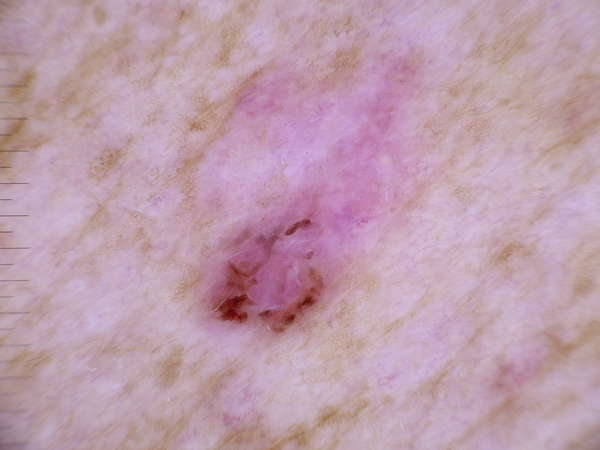
#> input picture app/contoh/contoh_bcc.jpg, 600 x 450 px
$ python -i features.py   (imports and definitions only)
#> lines starting #> are read from the running program, lines starting #| are printed output that depends on the picture
#> further down, picture is the input picture: PIL image 600x450 RGB; mean R, G, B 189.8, 157.2, 171.7
"""
features.py
===========
Ekstraksi fitur untuk model KLASIK (SVM dan Random Forest).

Analogi sederhana
-----------------
Bayangkan kita memberi tahu seseorang "sebutkan ciri-ciri yang membuat foto
iniMirip dengan foto lesi melanoma". Orang itu tidak akan menjawab "warnanya
sedikit cokelat di tengah"; dia akan menjawab "tepi-tepinya tidak rata, ada
pola seperti jaring di tengah, warnanya tidak merata".

Tugas modul ini persis seperti itu: mengubah gambar (yang tidak bisa dibaca
komputer secara langsung) menjadi daftar angka yang menggambarkan "ciri".

Dua ciri yang kita pakai
-------------------------
1. HOG (Histogram of Oriented Gradients)
   Mengukur ARAH DAN KEKUATAN GARIS di setiap bagian kecil gambar.
   Analoginya seperti menyinari gambar dari samping: bagian yang warnanya
   berubah tajam (tepi lesi) akan menghasilkan banyak garis yang mengarah ke
   arah tepi itu. Lesi dengan tepi tidak rata akan punya pola garis yang
   tidak teratur.

2. Histogram Warna
   Menghitung berapa banyak piksel tiap warna (merah/hijau/biru pada
   rentang tertentu) di gambar. Melanoma cenderung lebih gelap, lebih
   cokelat, dan warnanya tidak merata dibanding mola biasa.

Kenapa HOG + Histogram, bukan piksel mentah?
---------------------------------------------
Piksel mentah (128*128*3 = 49.152 fitur per gambar) membuat SVM dan
Random Forest:
  - sangat lambat (dimension tinggi =IFICATE curse of dimensionality)
  - mudah overfit, karena model bisa saja menghafal posisi piksel
HOG + histogram hanya menghasilkan 1.812 fitur yang sudah
merangkum "ciri penting", sehingga lebih cepat, lebih general, dan
lebih mudah dijelaskan saat tanya jawab.
"""

from __future__ import annotations

import numpy as np
import pandas as pd
from tqdm import tqdm

from . import config as C

from PIL import Image
from skimage.feature import hog


# ---------------------------------------------------------------------------
# 1. EKSTRAKSI HOG DARI SATU GAMBAR
# ---------------------------------------------------------------------------
def extract_hog_single(
    img: Image.Image,
    orientations: int = C.HOG_ORIENTATIONS,
    pixels_per_cell: tuple = C.HOG_PIXELS_PER_CELL,
    cells_per_block: tuple = C.HOG_CELLS_PER_BLOCK,
) -> np.ndarray:
    """
    Menghitung vektor HOG dari satu gambar PIL.

    Parameter:
      img             : gambar PIL (harus sudah di-resize)
      orientations    : jumlah arah orientasi gradien yang dibedakan (9)
      pixels_per_cell : ukuran sel dalam piksel (16x16)
      cells_per_block : jumlah sel per blok (2x2)

    Kenapa `transform_sqrt=True`?
      HOG standar membandingkan ||gradien|| DAN ||gradien||^2. Yang kuadrat
      menekankan piksel dengan gradien sangat kuat (titik kontras tinggi),
      dan transformasi akar membuatnya lebih seimbang terhadap perbedaan
      pencahayaan. Ini parameter default skimage yang sudah tervalidasi.
    """
#> called with orientations = 9, pixels_per_cell = (16, 16), cells_per_block = (2, 2)
    # HOG butuh gambar grayscale: bentuk (tinggi, lebar)
    gray = np.asarray(img.convert("L"), dtype=np.float32)
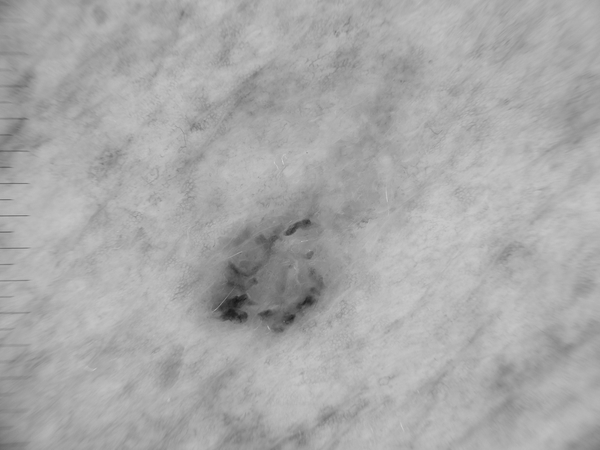
#> gray: shape (450, 600) float32; min 22, max 208, mean 168.6

    features = hog(
        gray,
        orientations=orientations,
        pixels_per_cell=pixels_per_cell,
        cells_per_block=cells_per_block,
        block_norm="L2-Hys",
        transform_sqrt=True,
        feature_vector=True,
    )
    return features.astype(np.float32)


# ---------------------------------------------------------------------------
# 2. EKSTRAKSI HISTOGRAM WARNA DARI SATU GAMBAR
# ---------------------------------------------------------------------------
def extract_color_histogram(
    img: Image.Image,
    bins: int = C.HIST_BINS,
) -> np.ndarray:
    """
    Menghitung histogram warna per kanal RGB.

    Setiap kanal (R, G, B) dipecah menjadi `bins` rentang nilai 0-255.
    Hasilnya 3 * bins angka, masing-masing menyatakan "berapa persen piksel
    pada gambar ini punya intensitas merah di rentang tertentu".

    Normalisasi ke rentang [0, 1] dilakukan supaya:
      - tidak ada kanal yang mendominasi karena skalanya berbeda
      - semua fitur punya skala yang sama saat dipakai SVM (StandardScaler)
    """
#> called with bins = 16
    arr = np.asarray(img.convert("RGB"), dtype=np.float32)  # (H, W, 3)
    hist = []
    for channel in range(3):  # 0=R, 1=G, 2=B
        counts, _ = np.histogram(
            arr[:, :, channel],
            bins=bins,
            range=(0.0, 256.0),
            density=False,
        )
        hist.append(counts.astype(np.float32))
#> after the loop, hist = 3 items
    hist = np.concatenate(hist)
#> hist = 48 values, max 136176 at index 12, min 0 at index 0, mean 16875
    # Normalisasi L1: jumlah semua bin = 1.0 (proporsi piksel)
    total = hist.sum()
#> total = 810000
    if total > 0:
        hist = hist / total
#> hist = 48 values, max 0.168 at index 12, min 0 at index 0, mean 0.0208
    return hist.astype(np.float32)


# ---------------------------------------------------------------------------
# 3. EKSTRAKSI GABUNGAN UNTUK SATU GAMBAR
# ---------------------------------------------------------------------------
def extract_features_single(
    img: Image.Image,
    img_size: int = C.IMG_SIZE_CLASSIC,
    hist_bins: int = C.HIST_BINS,
) -> np.ndarray:
    """
    Menggabungkan HOG + histogram warna menjadi SATU vektor fitur.

    Urutan bagian vektor: [HOG (bagian 1), Histogram RGB (bagian 2)].
    Panjang setiap bagian dicatat di konstanta modul supaya evaluation
    bisa memotong dengan benar jika perlu.
    """
    hog_feat = extract_hog_single(img)
    hist_feat = extract_color_histogram(img, bins=hist_bins)
#> hist_feat has the same summary as hist in extract_color_histogram
    return np.concatenate([hog_feat, hist_feat])


# [4 lines left out: function hog_dim, not called in this run]


def hist_dim(hist_bins: int = C.HIST_BINS) -> int:
    """Panjang vektor histogram warna."""
    return 3 * hist_bins


# [88 lines left out: functions feature_slice_boundaries, extract_features_for_table, not called in this run]

>>> from PIL import Image
>>> picture = Image.open('../app/contoh/contoh_bcc.jpg')
>>> result = extract_features_single(picture)

$ run again, on app/contoh/contoh_melanoma.jpg
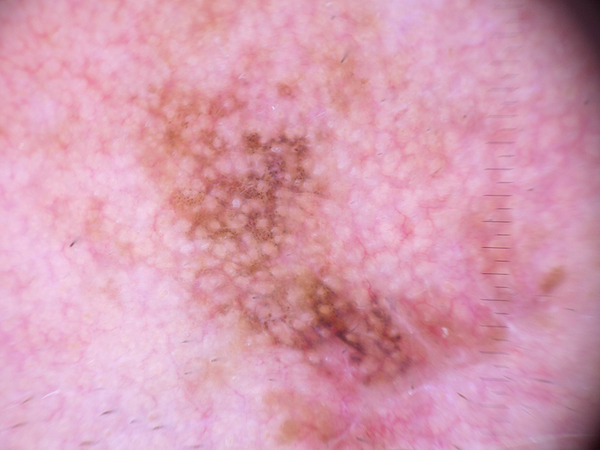
#> input picture app/contoh/contoh_melanoma.jpg, 600 x 450 px
#> picture is the input picture: PIL image 600x450 RGB; mean R, G, B 214.7, 156.4, 176.8
#> in extract_hog_single, `gray = np.asarray(img.convert("L"), dtype=np.float32)`:
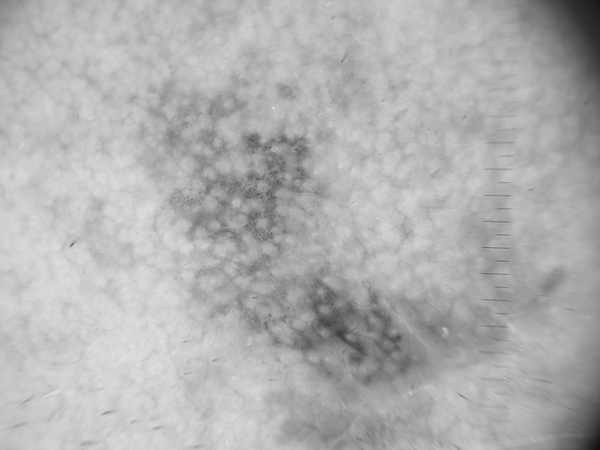
#> gray: shape (450, 600) float32; min 16, max 230, mean 176.1
#> after the loop in extract_color_histogram, `for channel in range(3):`: hist = 3 items
#> in extract_color_histogram, `hist = np.concatenate(hist)`: hist = 48 values, max 110789 at index 14, min 0 at index 0, mean 16875
#> total = 810000
#> in extract_color_histogram, `hist = hist / total`: hist = 48 values, max 0.137 at index 14, min 0 at index 0, mean 0.0208
#> hist_feat has the same summary as hist in extract_color_histogram

$ run again, on app/contoh/contoh_smartphone_mel.png
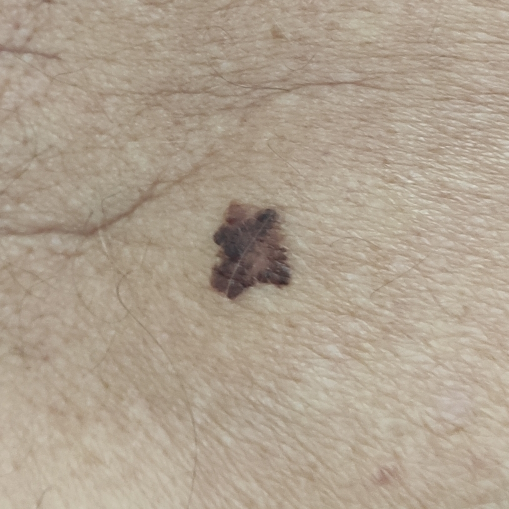
#> input picture app/contoh/contoh_smartphone_mel.png, 1018 x 1018 px (shown at 1/2 size)
#> picture is the input picture: PIL image 1018x1018 RGBA; mean R, G, B, A 174.3, 160.3, 143, 255
#> in extract_hog_single, `gray = np.asarray(img.convert("L"), dtype=np.float32)`:
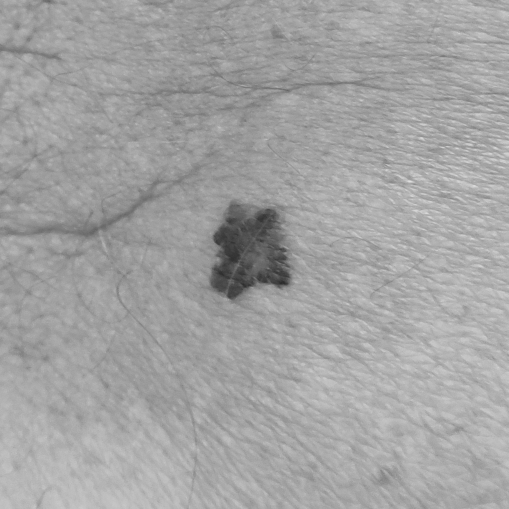
#> gray: shape (1018, 1018) float32 (shown at 1/2 size); min 40, max 225, mean 162.5
#> after the loop in extract_color_histogram, `for channel in range(3):`: hist = 3 items
#> in extract_color_histogram, `hist = np.concatenate(hist)`: hist = 48 values, max 419242 at index 10, min 0 at index 0, mean 64770.2
#> total = 3108972
#> in extract_color_histogram, `hist = hist / total`: hist = 48 values, max 0.135 at index 10, min 0 at index 0, mean 0.0208
#> hist_feat has the same summary as hist in extract_color_histogram
